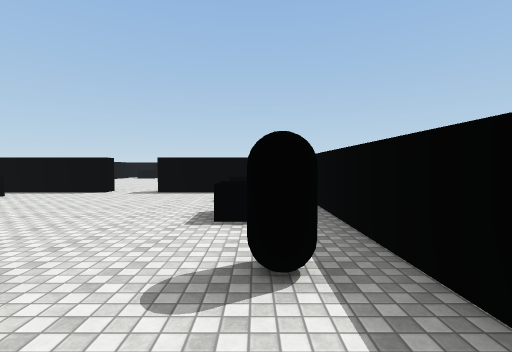
view 1 (above)

16 first-person views from a walk through a Unity game level. The camera is 1.5 m above the floor, tilts 2° down and sees 85° across. The floor is counted in squares, 2 m on a side. Each view is taken from the middle of a square. On the plan, view 1 faces up. The plan holds only what a view shows up to about 10 squares ahead; the rest is blank. The place goes on beyond the plan. Surface patterns are stand-ins for the level's own textures.

view 2
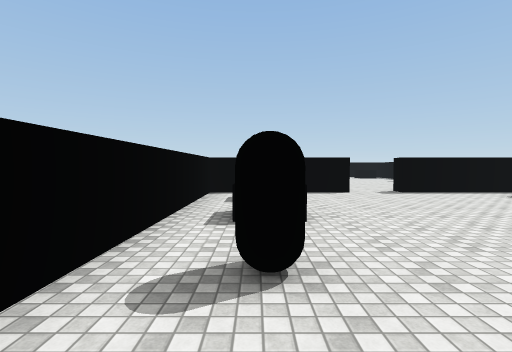

view 3
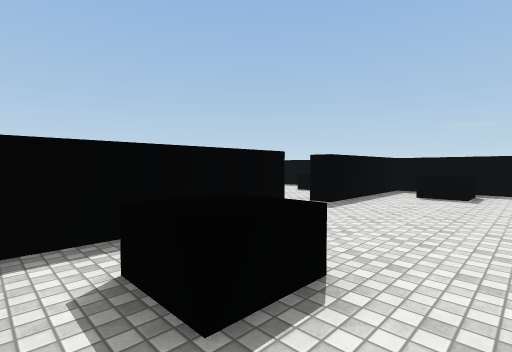

view 4
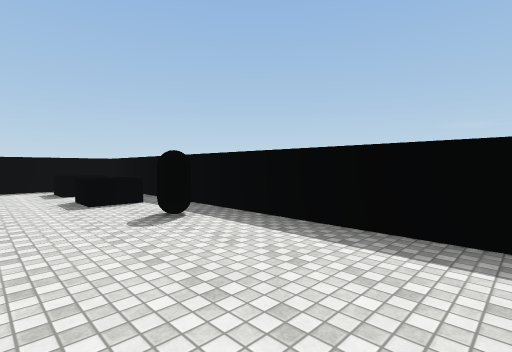

view 5
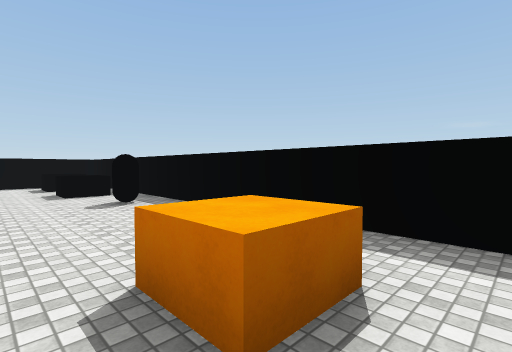

view 6
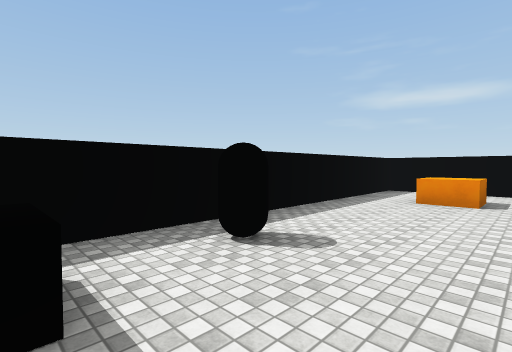

view 7
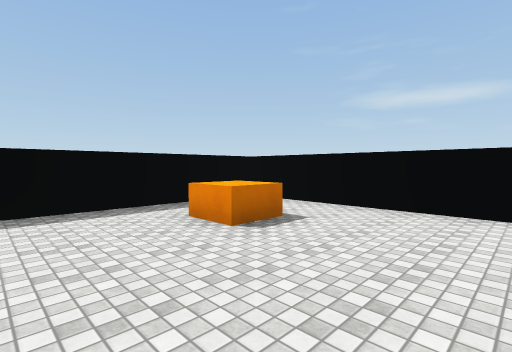

view 8
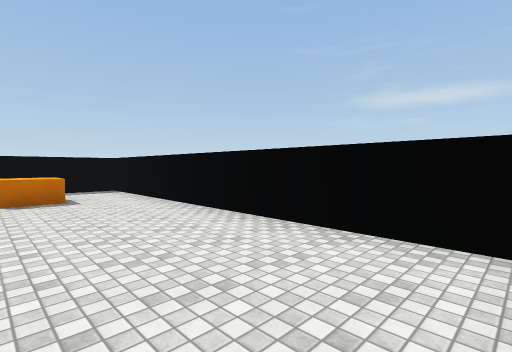

view 9
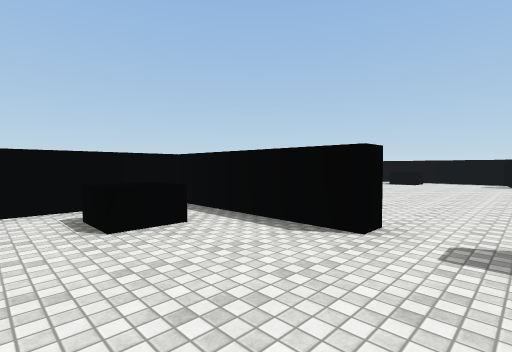

view 10
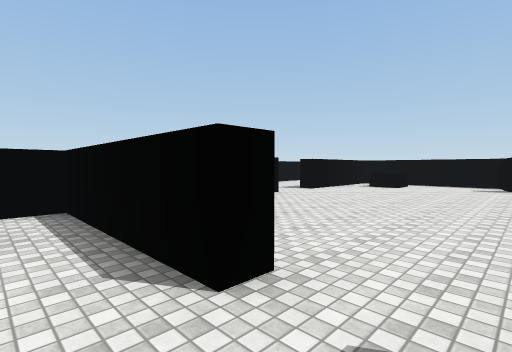

view 11
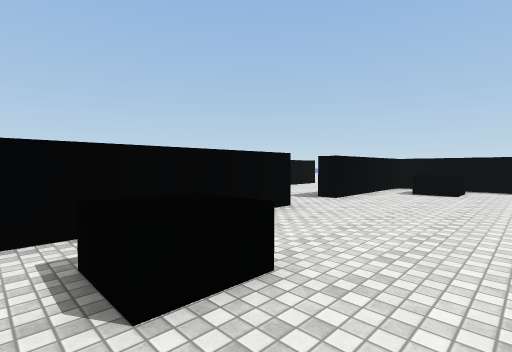

view 12
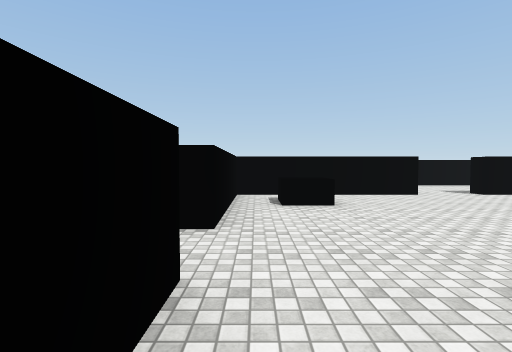

view 13
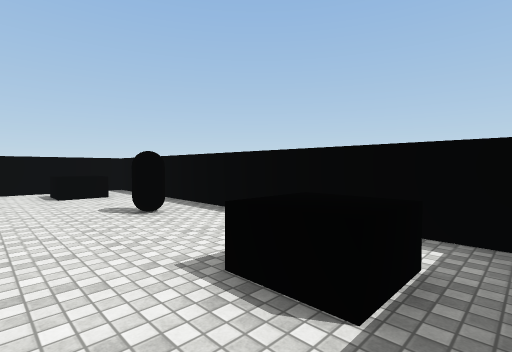

view 14
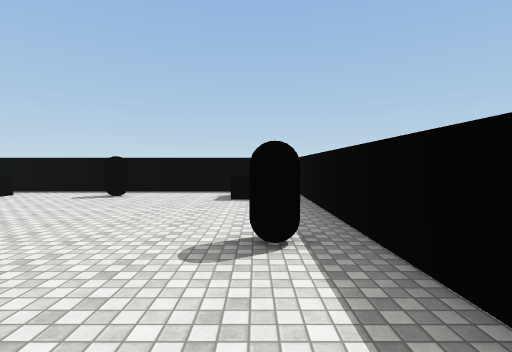

view 15
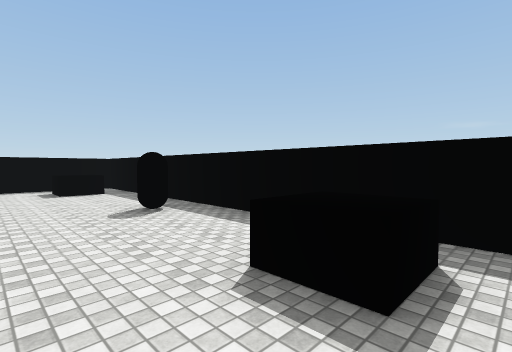

view 16
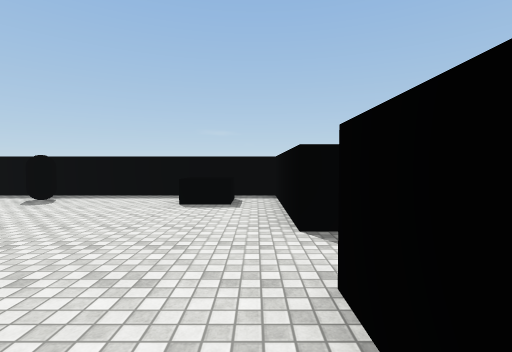

### Floor plan
Points are (right, up) in squares from view 1. A wall is a line through its corners. A room is listed if a view was taken in it or the views show most of it. See-through windows are left out.
Room 1 (views 1, 2, 3, 4, 5, 6, 7, 8, 9, 10)
walls: (-4.3, 8.6) (-4.3, 8) (-8.3, 8) (-8.3, 5.4); (-3.2, -5) (1.2, -5) (1.2, 8) (-2.8, 8) (-2.8, 8.5)
ways out: opening at (-3.5, 8) to room 2
objects: other object (-7, 2); other object (-7, 4); black block (-7, 6); orange block (-1, -3); black capsule (0, 2); black block (0, 4); black block (0, 6)
Room 2 (views 11, 12, 13, 14, 15, 16)
walls: (-8.3, 13.4) (-8.3, 8.5) (-6.5, 8.5); (-0.2, 8.5) (1.2, 8.5) (1.2, 19.3) (-8.3, 19.3) (-8.3, 15)
ways out: opening at (-3.5, 8) to room 1; opening at (-9, 14)
objects: black block (-7, 10); black block (-7, 18); black capsule (-4, 18); black block (0, 10); black capsule (0, 14); black block (0, 18)

Positions as (right, up) in squares from view 1, and headings:
1: (0, 0), facing up
2: (-7, 0), facing up
3: (-8, 5), facing up-right
4: (-2, -2), facing up-right
5: (-2, -4), facing up-right
6: (-2, 4), facing down-right
7: (-4, 0), facing down-right
8: (-8, -2), facing down-right
9: (-3, 5), facing up-left
10: (-3, 7), facing up-left
11: (-5, 9), facing up-left
12: (-1, 9), facing left
13: (1, 16), facing up-left
14: (0, 11), facing up
15: (-2, 9), facing up-right
16: (-6, 9), facing right
